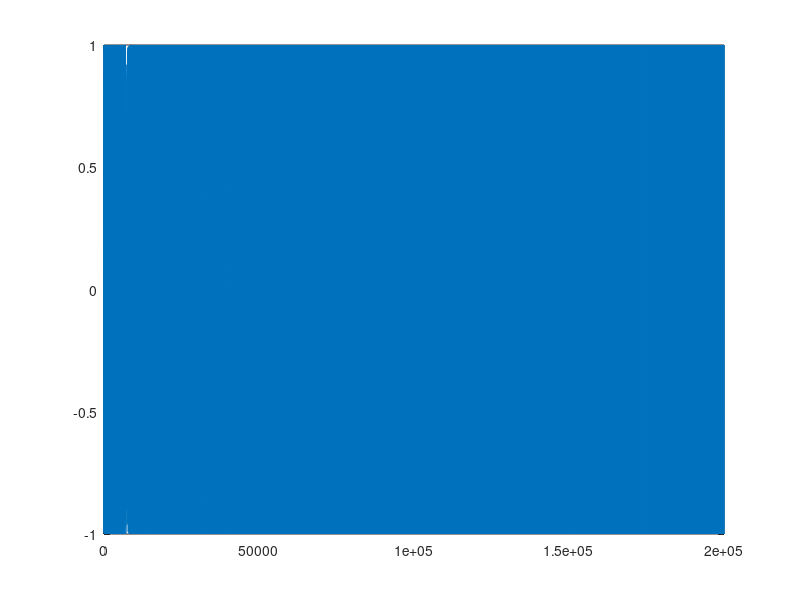

Reproduce this figure in MATLAB.
% complex costas loop
clear all

% simulation setup
fs = 2e5;
dt = 1/fs;
fsym = 10e3;
samp_per_sym = fs/fsym;
f_sig = 10e3;
n_bit = 1e4;

% calculate active PI loop filter
wn                = 2*pi*(fsym/100)/fs;
zeta              = 0.707;
K                 = (1/(2*pi*2*pi));

g1 = (1-exp(-2*zeta*wn))/K;
g2 = (1+exp(-2*zeta*wn)-2*exp(-zeta*wn)*cos(wn*sqrt(1-zeta.^2)))/K;

% prepare transmitted data and transmission signal
h = sin(pi*(0:samp_per_sym)/samp_per_sym);
h = h / sum(h);
d = ((rand(1, n_bit) > 0.5) * 2) - 1;
d = kron(d, ones(1, samp_per_sym));
t = 0:dt:n_bit/fsym-dt;
phase = d*pi/2;
bb_in = cos(phase) + 1j*sin(phase);
bb_in = filter(h, 1, real(bb_in)) + 1j*filter(h, 1, imag(bb_in));
%doppler_lo = cos(2*pi*f_sig*t) + 1j*sin(2*pi*f_sig*t);
doppler_lo = cos(2*pi*f_sig*(1:length(bb_in))/fs) + 1j*sin(2*pi*f_sig*(1:length(bb_in))/fs);
bb_in = bb_in .* doppler_lo;

integrator = 0;
phase_acc = pi;
phase_inc = 0;
phase_inc_t = zeros(1,length(bb_in));
out_t = zeros(1,length(bb_in));

% costas loop
for i = 1:length(bb_in)
    nco_out = cos(phase_acc) + 1j*sin(phase_acc);
    
    post_mix = bb_in(i) * nco_out;
    
    phase_detector = real(post_mix) * imag(post_mix);
    integrator = integrator + phase_detector;
    
    phase_inc = g1 * phase_detector + g2 * integrator;
    phase_acc = phase_acc + phase_inc;
    phase_acc = rem(phase_acc, 2*pi);
    
    phase_inc_t(i) = phase_inc;
    out_t(i) = imag(post_mix);
end

plot(out_t)